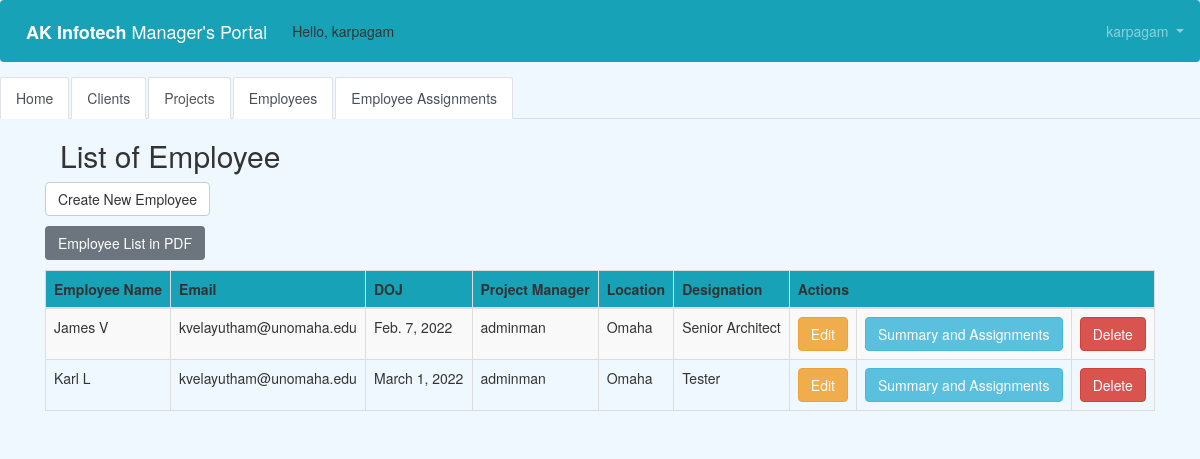
Page /manager/employee_list/ (signed in) on the earlier database version.
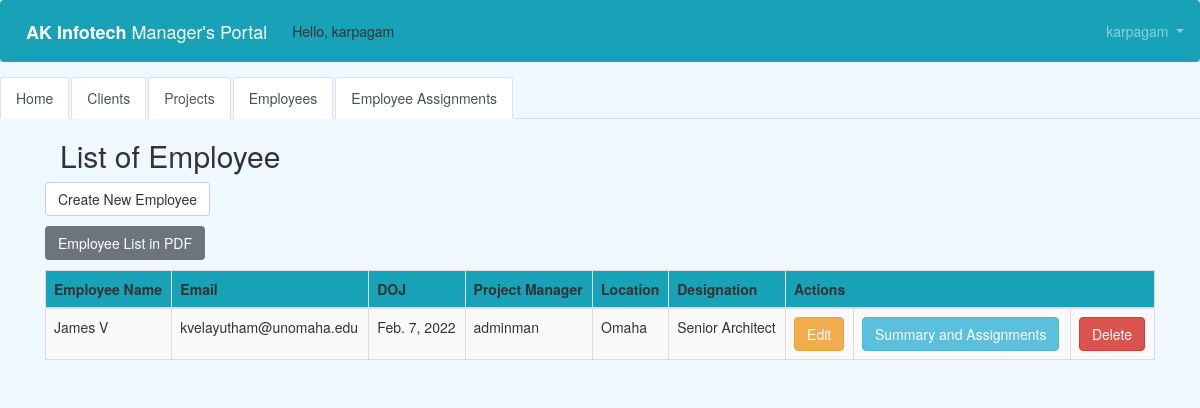
Same page on the later database version.
### manager/models.py (models this page shows, shortened)
class Employee(models.Model):
    employee_name = models.CharField(max_length=50, blank=False, null=False, default=' ')
    first_name = models.CharField(max_length=50, blank=False, null=False, default=' ')
    last_name = models.CharField(max_length=50, blank=False, null=False, default=' ')
    Email = models.EmailField(max_length=100, default=' ')
    DOJ = models.DateField(null=True, blank=True)
    Project_manager = models.ForeignKey(users.models.CustomUser, related_name='manager', null=True,
                                        on_delete=models.DO_NOTHING)
    Location = models.CharField(max_length=50, blank=False, null=False, default=' ')
    Designation = models.CharField(max_length=50, blank=False, null=False, default=' ')

### users/models.py (models this page shows)
class CustomUser(AbstractUser):
    department = models.CharField(max_length=50, default=' ', null=True, blank=True)
    cell_phone = models.CharField(max_length=50, default='(402)000-0000')
    date_of_joining = models.DateField(null=True, blank=True)
    employee_ID = models.CharField(max_length=50, default=' ', null=True, blank=True)
    office_location = models.CharField(max_length=50, default=' ', null=True, blank=True)
    designation = models.CharField(max_length=50, default=' ', null=True, blank=True)

### manager/views.py (the view)
# urls.py: path('employee_list/', views.employee_list, name='employee_list'),
@login_required
def employee_list(request):
    employee = Employee.objects.all()
    return render(request, 'employee_list.html',
                  {'employees': employee})

### templates/employee_list.html (shortened to what this page needs)
{% extends 'base.html' %}
{% block content %}
 <html>
    <head>
        <link rel="stylesheet" href="https://maxcdn.bootstrapcdn.com/bootstrap/3.3.4/css/bootstrap.min.css">
    </head>
    <body>
    <div class="container">
        <p>
        <h2>List of Employee</h2>
        </p>
    </div>
    <p>
    <a href="{% url 'employee_new' %}" class="btn btn-default">Create New Employee</a>
    </p>
    <p>
        <a href="{% url 'employeelist_pdf' %}" class="btn btn-secondary">Employee List in PDF</a>
    </p>
    <div>
        <table class="table table-striped table-bordered table-hover">
            <thead>
            <tr class="bg-info">
                <th>Employee Name</th>
                <th>Email</th>
                <th>DOJ</th>
                <th>Project Manager</th>
                <th>Location</th>
                <th>Designation</th>
                <th colspan="3">Actions</th>
            </tr>
            </thead>
            <tbody>
            {% for employee in employees %}
                <tr>
                    <td>{{ employee.employee_name }}</td>
                    <td>{{ employee.Email }}</td>
                    <td>{{ employee.DOJ }}</td>
                    <td>{{ employee.Project_manager }}</td>
                    <td>{{ employee.Location }}</td>
                    <td>{{ employee.Designation }}</td>
                    <td><a href="{% url 'employee_edit' pk=employee.pk %}" class="btn btn-warning">Edit</a>
                    <td><a href="{% url 'employee_assignment' pk=employee.pk %}" class="btn btn-info">Summary and Assignments</a>
                    <td><a href="{% url 'employee_delete' pk=employee.pk %}"
                        onclick="return confirm('All related employee assignments will be deleted!Are you sure you want to delete?')"
                        class="btn btn-danger">Delete</a>
                    </td>
                </tr>
            {% endfor %}
            </tbody>
        </table>
    </div>
        </body>
    </html>
{% endblock content %}

Differences in the rows shown:
removed Employee: employee_name "Karl L", Email "kvelayutham@unomaha.edu", DOJ "March 1, 2022", Project_manager "adminman", Location "Omaha", Designation "Tester"
